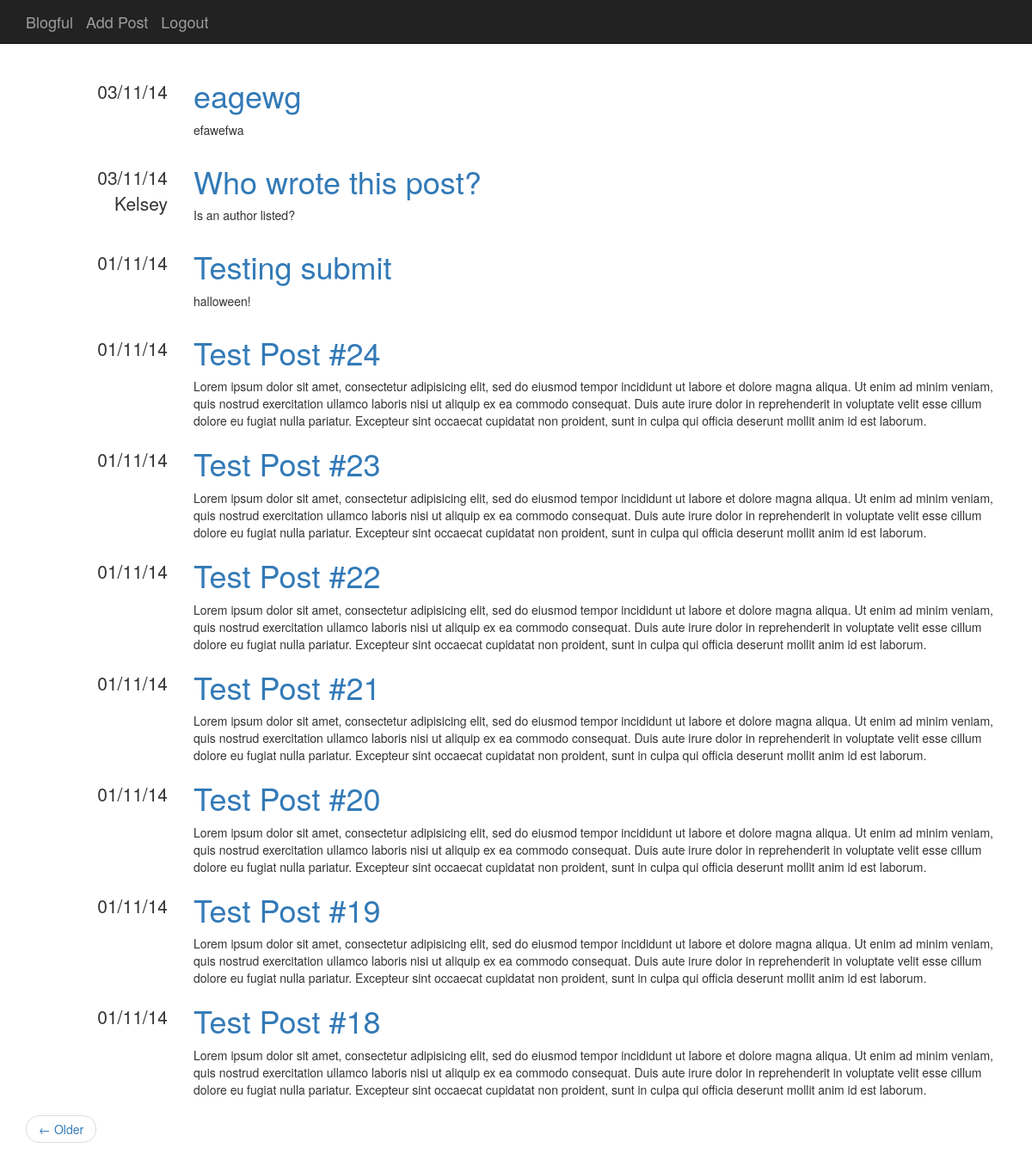
Before: / with the older database file.
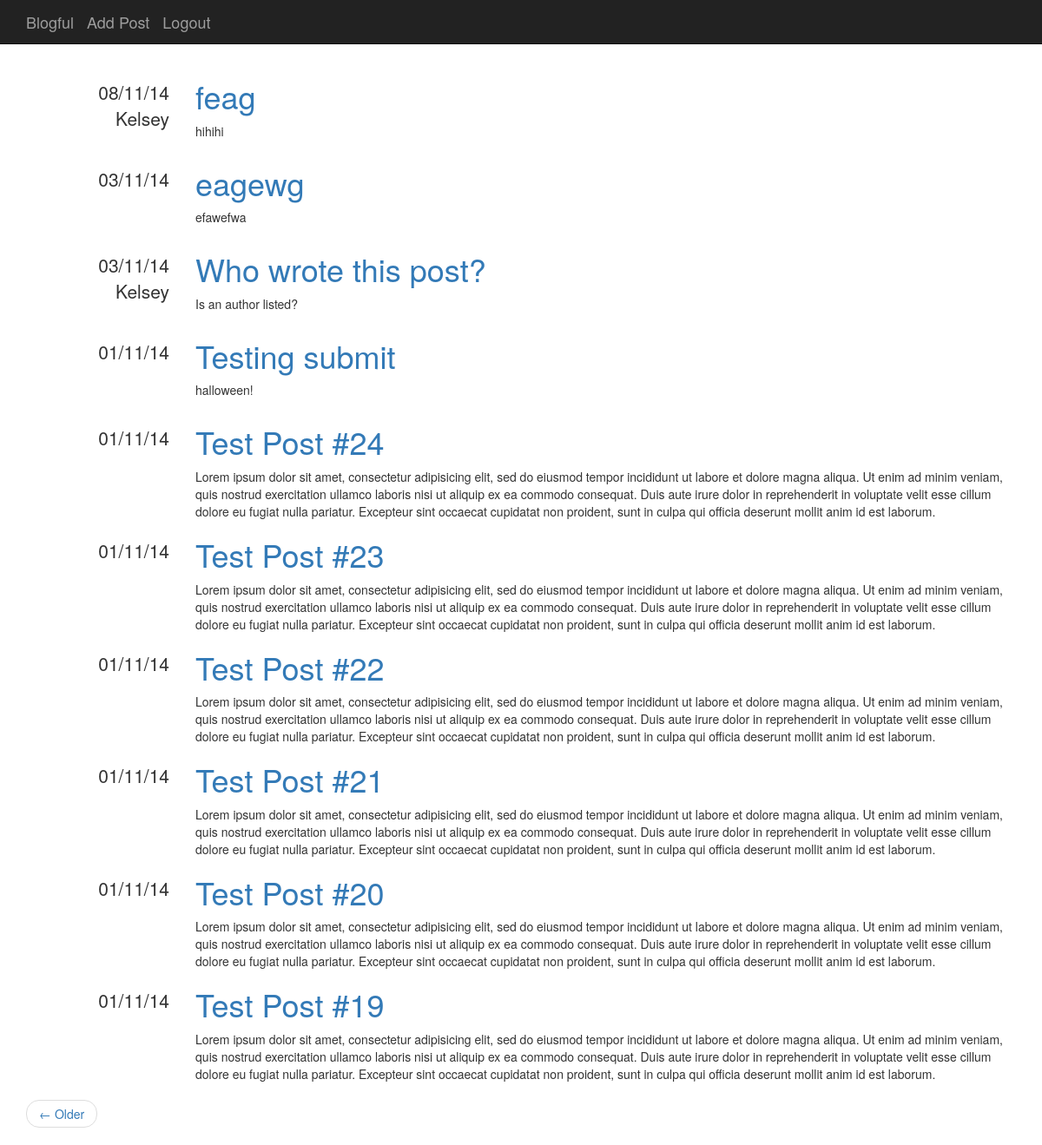
After: the same page with the newer database file.
### blog/models.py (models this page shows)
class Post(Base):
    __tablename__ = "posts"
    id = Column(Integer, Sequence("post_id_sequence"), primary_key=True)
    title = Column(String(1024))
    content = Column(Text)
    datetime = Column(DateTime, default=datetime.datetime.now)
    author_id = Column(Integer, ForeignKey('users.id'))

class User(Base, UserMixin):
    __tablename__ = "users"
    id = Column(Integer, Sequence("user_id_sequence"), primary_key=True)
    name = Column(String(128))
    email = Column(String(128), unique=True)
    password = Column(String(128))
    posts = relationship("Post", backref="author")

### blog/views.py (the view)
@app.route("/")
@app.route("/page/<int:page>")
def pages(page=1, paginate_by=10):
    page_index = page - 1
    count = session.query(Post).count()
    start = page_index * paginate_by
    end = start + paginate_by
    total_pages = (count - 1) / paginate_by + 1
    has_next = page_index < total_pages - 1
    has_prev = page_index > 0
    posts = session.query(Post)
    posts = posts.order_by(Post.datetime.desc())
    posts = posts[start:end]
    return render_template("pages.html",
        posts=posts,
        has_next=has_next,
        has_prev=has_prev,
        page=page,
        total_pages=total_pages
    )

### blog/filters.py (called while the page is built)
@app.template_filter()
def dateformat(date, format):
    if not date:
        return None
    return date.strftime(format)

### blog/templates/pages.html (shortened to what this page needs)
{% import "macros.html" as macros %}
{% extends "base.html" %}
{% block content %}
{% for post in posts %}
{{ macros.render_post(post) }}
{% endfor %}
<ul class="pager">
    {% if has_next %}
    <li class="previous" >
    <a href="{{ url_for('posts', page=page + 1) }}">&larr; Older</a>
    </li>
    {% endif %}
</ul>
{% endblock %}

### blog/templates/macros.html
{% macro render_post(post) %}
<div class="row">
    <div class="col-md-2 text-right metadata">
        <ul class="list-unstyled">
            <li>
                {{ post.datetime | dateformat("%d/%m/%y") }}
            </li>
            <li>
                {{ post.author.name }}
            </li>
        </ul>
    </div>
    <div class="col-md-10">
        <h1>
            <a href="/post/{{post.id -1}}">{{ post.title }}</a>
        </h1>
        {{ post.content | safe }}
    </div>
</div>
{% endmacro %}

Changed rows visible on the page:
no longer on this page (row unchanged): Post: datetime "01/11/14", title "Test Post #18", content "Lorem ipsum dolor sit amet, consectetur adipisicing elit, sed do eiusmod tempor incididunt ut labore et dolore magna aliqua. Ut enim ad minim veniam, quis nostrud exercitation ullamco laboris nisi ut aliquip ex ea commodo consequat. Duis aute irure dolor in reprehenderit in voluptate velit esse cillum dolore eu fugiat nulla pariatur. Excepteur sint occaecat cupidatat non proident, sunt in culpa qui officia deserunt mollit anim id est laborum."
added Post: datetime "08/11/14", author.name "Kelsey", title "feag", content "hihihi"
